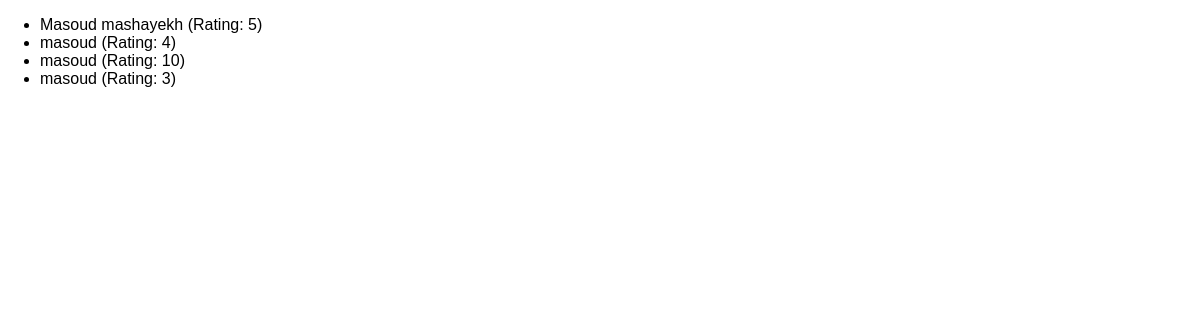
Page /reviews on the earlier database version.
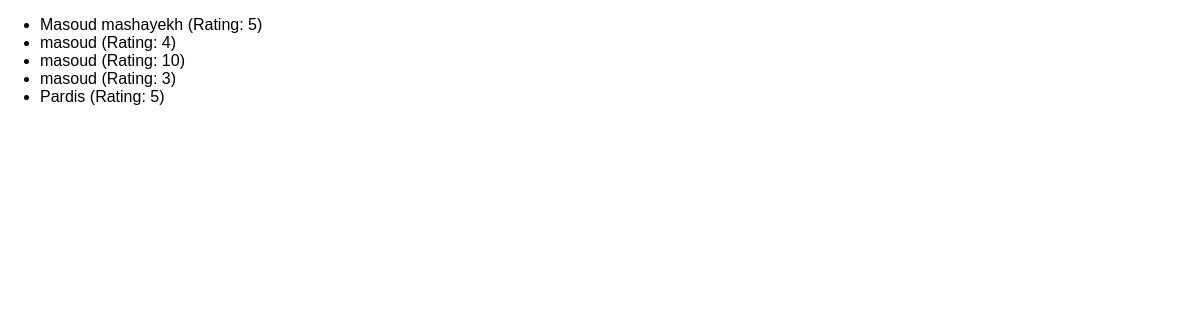
Same page on the later database version.
### reviews/models.py (models this page shows)
class Review(models.Model):
    user_name = models.CharField(max_length=100)
    review_text = models.TextField()
    rating = models.IntegerField()

### reviews/views.py (the view)
# urls.py: path("reviews", views.ReviewsListView.as_view()),
class ReviewsListView(ListView):
    template_name = "reviews/review_list.html"
    model = Review
    context_object_name = "reviews"

### reviews/templates/reviews/review_list.html (shortened to what this page needs)
{% extends "reviews/base.html" %}
{% block content %}
    <ul>
        {% for review in reviews %}
        <li>{{ review.user_name }} (Rating: {{ review.rating }}) </li>
        {% endfor %}
    </ul>
{% endblock %}

Differences in the rows shown:
added Review: user_name "Pardis", rating "5"
